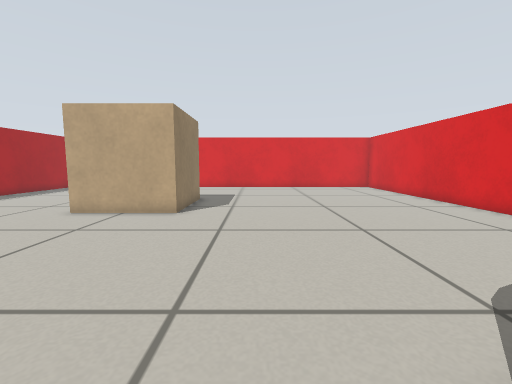
view 1 (above)

16 first-person views from a walk through a Gazebo world. The camera is 0.45 m above the floor, tilts 6° down and sees 90° across. The floor is counted in squares, 0.25 m on a side. Each view is taken from the middle of a square. On the plan, view 1 faces up. The plan holds only what a view shows up to about 15 squares ahead; the rest is blank. The place goes on beyond the plan. Surface patterns are stand-ins for the level's own textures.

view 2
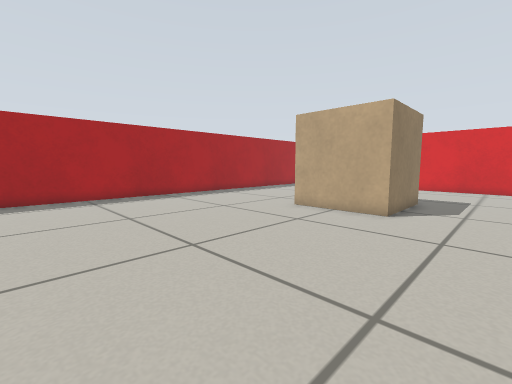

view 3
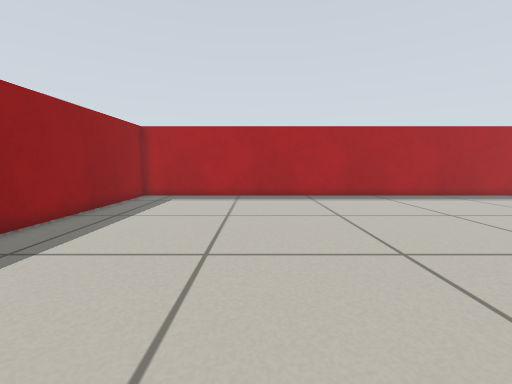

view 4
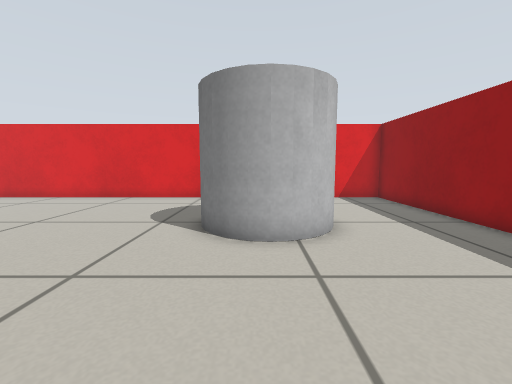

view 5
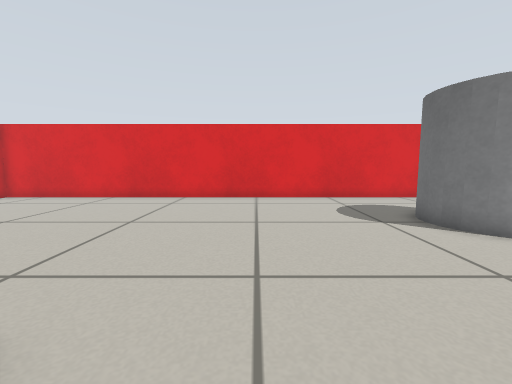

view 6
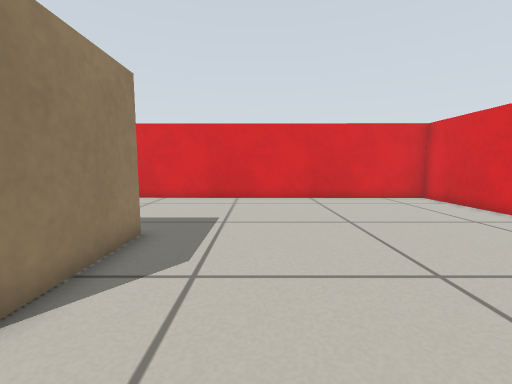

view 7
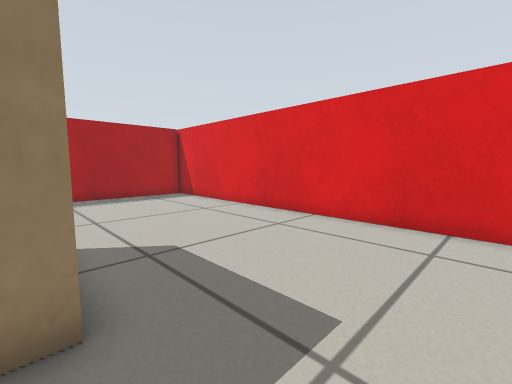

view 8
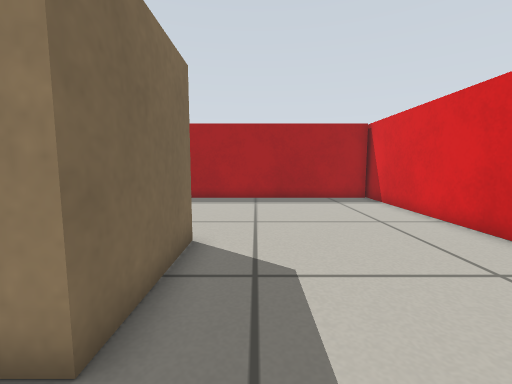

view 9
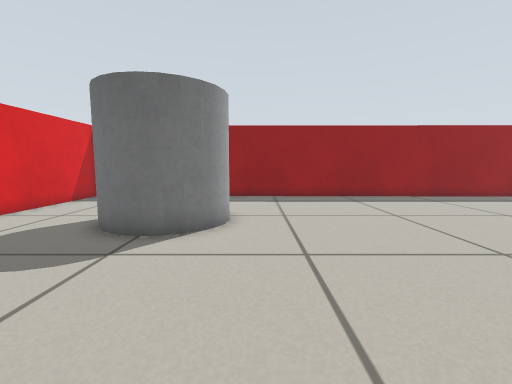

view 10
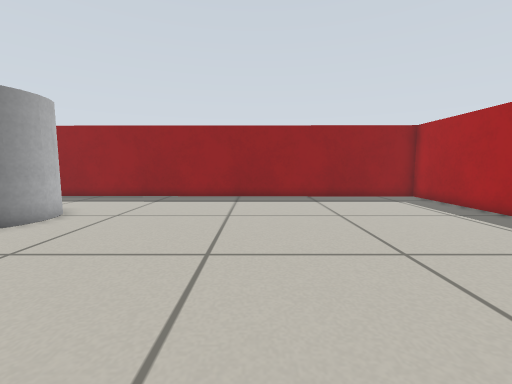

view 11
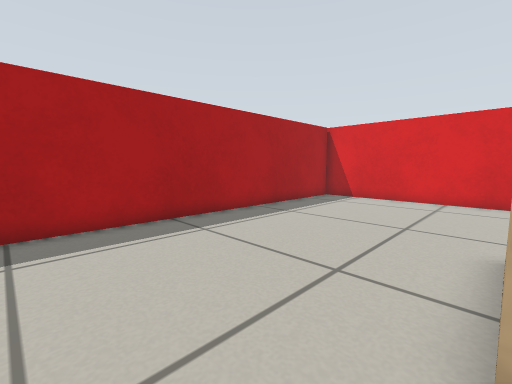

view 12
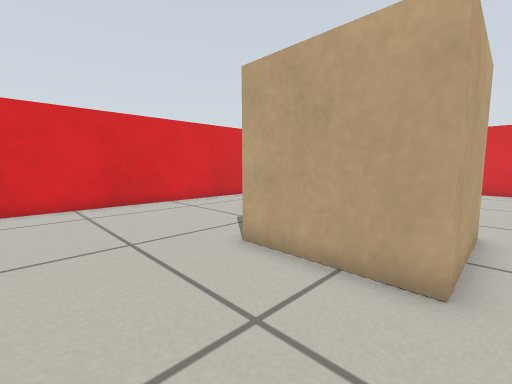

view 13
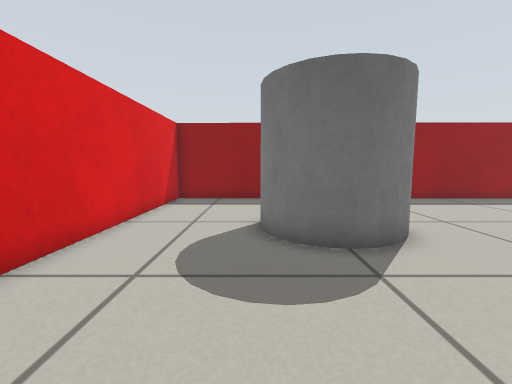

view 14
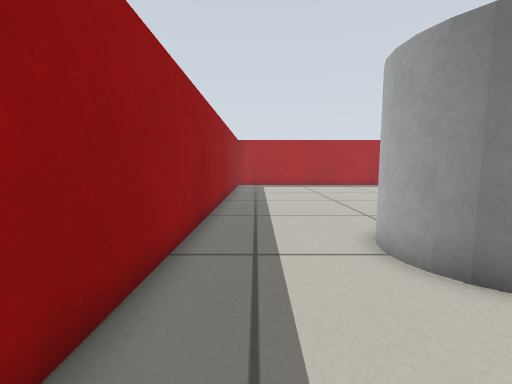

view 15
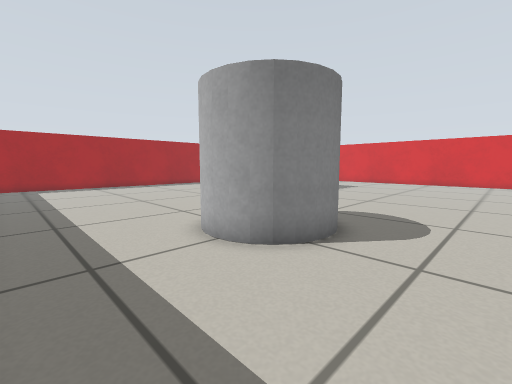

view 16
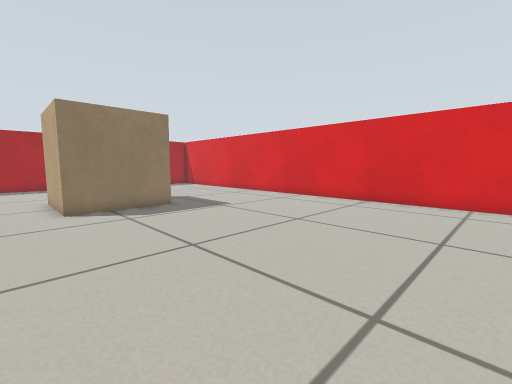

### Floor plan
Key: @ floor where view 1 was taken; # wall or solid block; . floor; C grey cylinder.
Columns run from 15 left of view 1 to 9 right of it. Each row starts with its distance up from view 1.
 21 #########################
 20 #.......................#
 19 #.......................#
 18 #.......................#
 17 #.......................#
 16 #.......................#
 15 #.......................#
 14 #.......................#
 13 #.......#####...........#
 12 #.......#   #...........#
 11 #.......#   #...........#
 10 #.......#####...........#
  9 #.......#####...........#
  8 #.......................#
  7 #.......................#
  6 #.......................#
  5 #.......................#
  4 #.......................#
  3 #.......................#
  2 #................CC.....#
  1 #...............CCCC....#
  0 #..............@C   C...#
 -1 #...............C  CC...#
 -2 #................CCC....#
 -3 #.......................#
 -4 #.......................#
 -5 #.......................#
 -6 #.......................#
 -7 #########################

Positions as (right, up) in squares from view 1, and headings:
1: (0, 0), facing up
2: (0, 0), facing up-left
3: (0, 0), facing left
4: (-5, 0), facing right
5: (-5, 7), facing right
6: (0, 7), facing up
7: (0, 13), facing up-left
8: (-1, 15), facing left
9: (0, 8), facing down
10: (-6, 8), facing down
11: (-7, 7), facing up-left
12: (-11, 9), facing up-right
13: (5, 7), facing down
14: (8, -5), facing left
15: (8, -6), facing up-left
16: (8, 8), facing up-left
